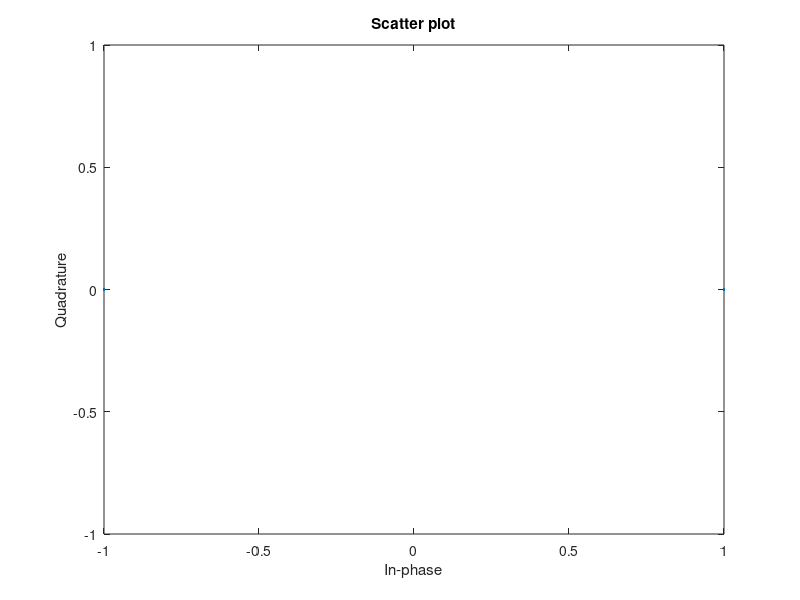
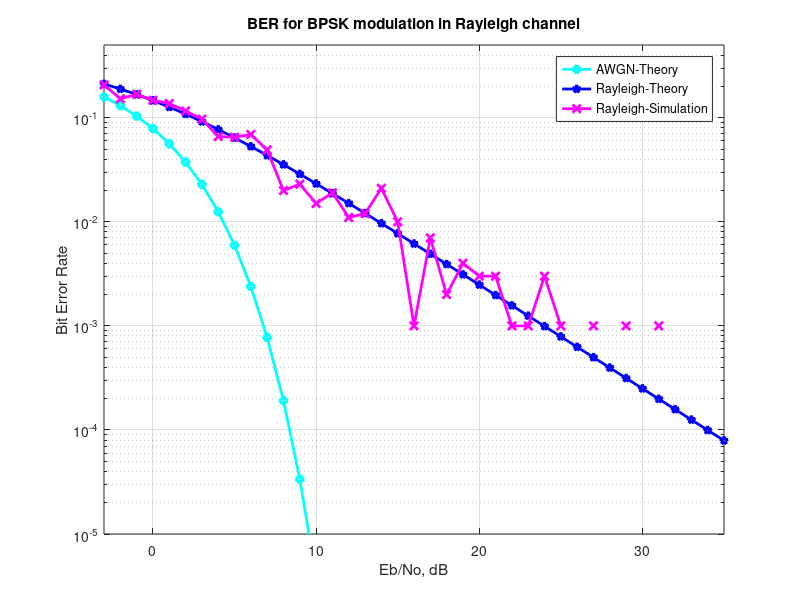
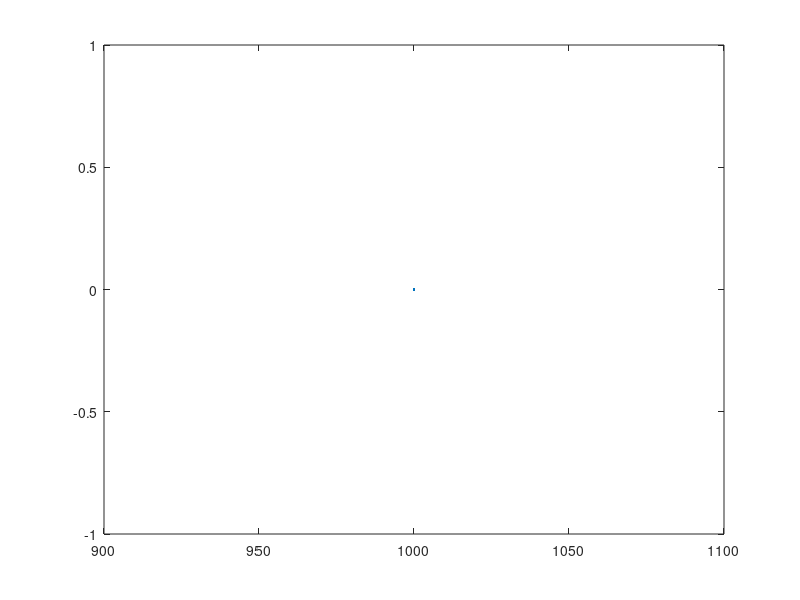

Reproduce these figures in MATLAB, in order. (Note: this script raises an error after producing the figures.)
%%%%%%%%%%%%%%%%%%%%%%%%%%%%%%%%%%%%%%%%%%%%%%%%%%%%%%%%%%%%
% All rights reserved by Krishna Pillai, http://www.dsplog.com
% The file may not be re-distributed without explicit authorization
% from Krishna Pillai.
% Checked for proper operation with Octave Version 3.0.0
% Author : Krishna Pillai
% Email : krishna@dsplog.com
% Version : 1.0
% Date : 8 August 2008
% %%%%%%%%%%%%%%%%%%%%%%%%%%%%%%%%%%%%%%%%%%%%%%%%%%%%%%%%%
% Script for computing the BER for BPSK modulation in a
% Rayleigh fading channel
clear
N = 10^3 % number of bits or symbols
% Transmitter
ip = rand(1,N)>0.5; % generating 0,1 with equal probability
s = 2*ip-1; % BPSK modulation 0 -> -1; 1 -> 0
scatterplot(s)
Eb_N0_dB = [-3:35]; % multiple Eb/N0 values
for ii = 1:length(Eb_N0_dB)
n = 1/sqrt(2)*[randn(1,N) + j*randn(1,N)]; % white gaussian noise, 0dB variance
h = 1/sqrt(2)*[randn(1,N) + j*randn(1,N)]; % Rayleigh channel
% Channel and noise Noise addition
y = h.*s + 10^(-Eb_N0_dB(ii)/20)*n;
% equalization
yHat = y./h;
% receiver - hard decision decoding
ipHat = real(yHat)>0;
% counting the errors
nErr(ii) = size(find([ip- ipHat]),2);
end
simBer = nErr/N; % simulated ber
theoryBerAWGN = 0.5*erfc(sqrt(10.^(Eb_N0_dB/10))); % theoretical ber
EbN0Lin = 10.^(Eb_N0_dB/10);
theoryBer = 0.5.*(1-sqrt(EbN0Lin./(EbN0Lin+1)));
% plot
close all
figure
semilogy(Eb_N0_dB,theoryBerAWGN,'cd-','LineWidth',2);
hold on
semilogy(Eb_N0_dB,theoryBer,'bp-','LineWidth',2);
semilogy(Eb_N0_dB,simBer,'mx-','LineWidth',2);
axis([-3 35 10^-5 0.5])
grid on
legend('AWGN-Theory','Rayleigh-Theory', 'Rayleigh-Simulation');
xlabel('Eb/No, dB');
ylabel('Bit Error Rate');
title('BER for BPSK modulation in Rayleigh channel');
figure(2);
scatterplot(N)
scatterplot(y)
scatterplot(yHat)